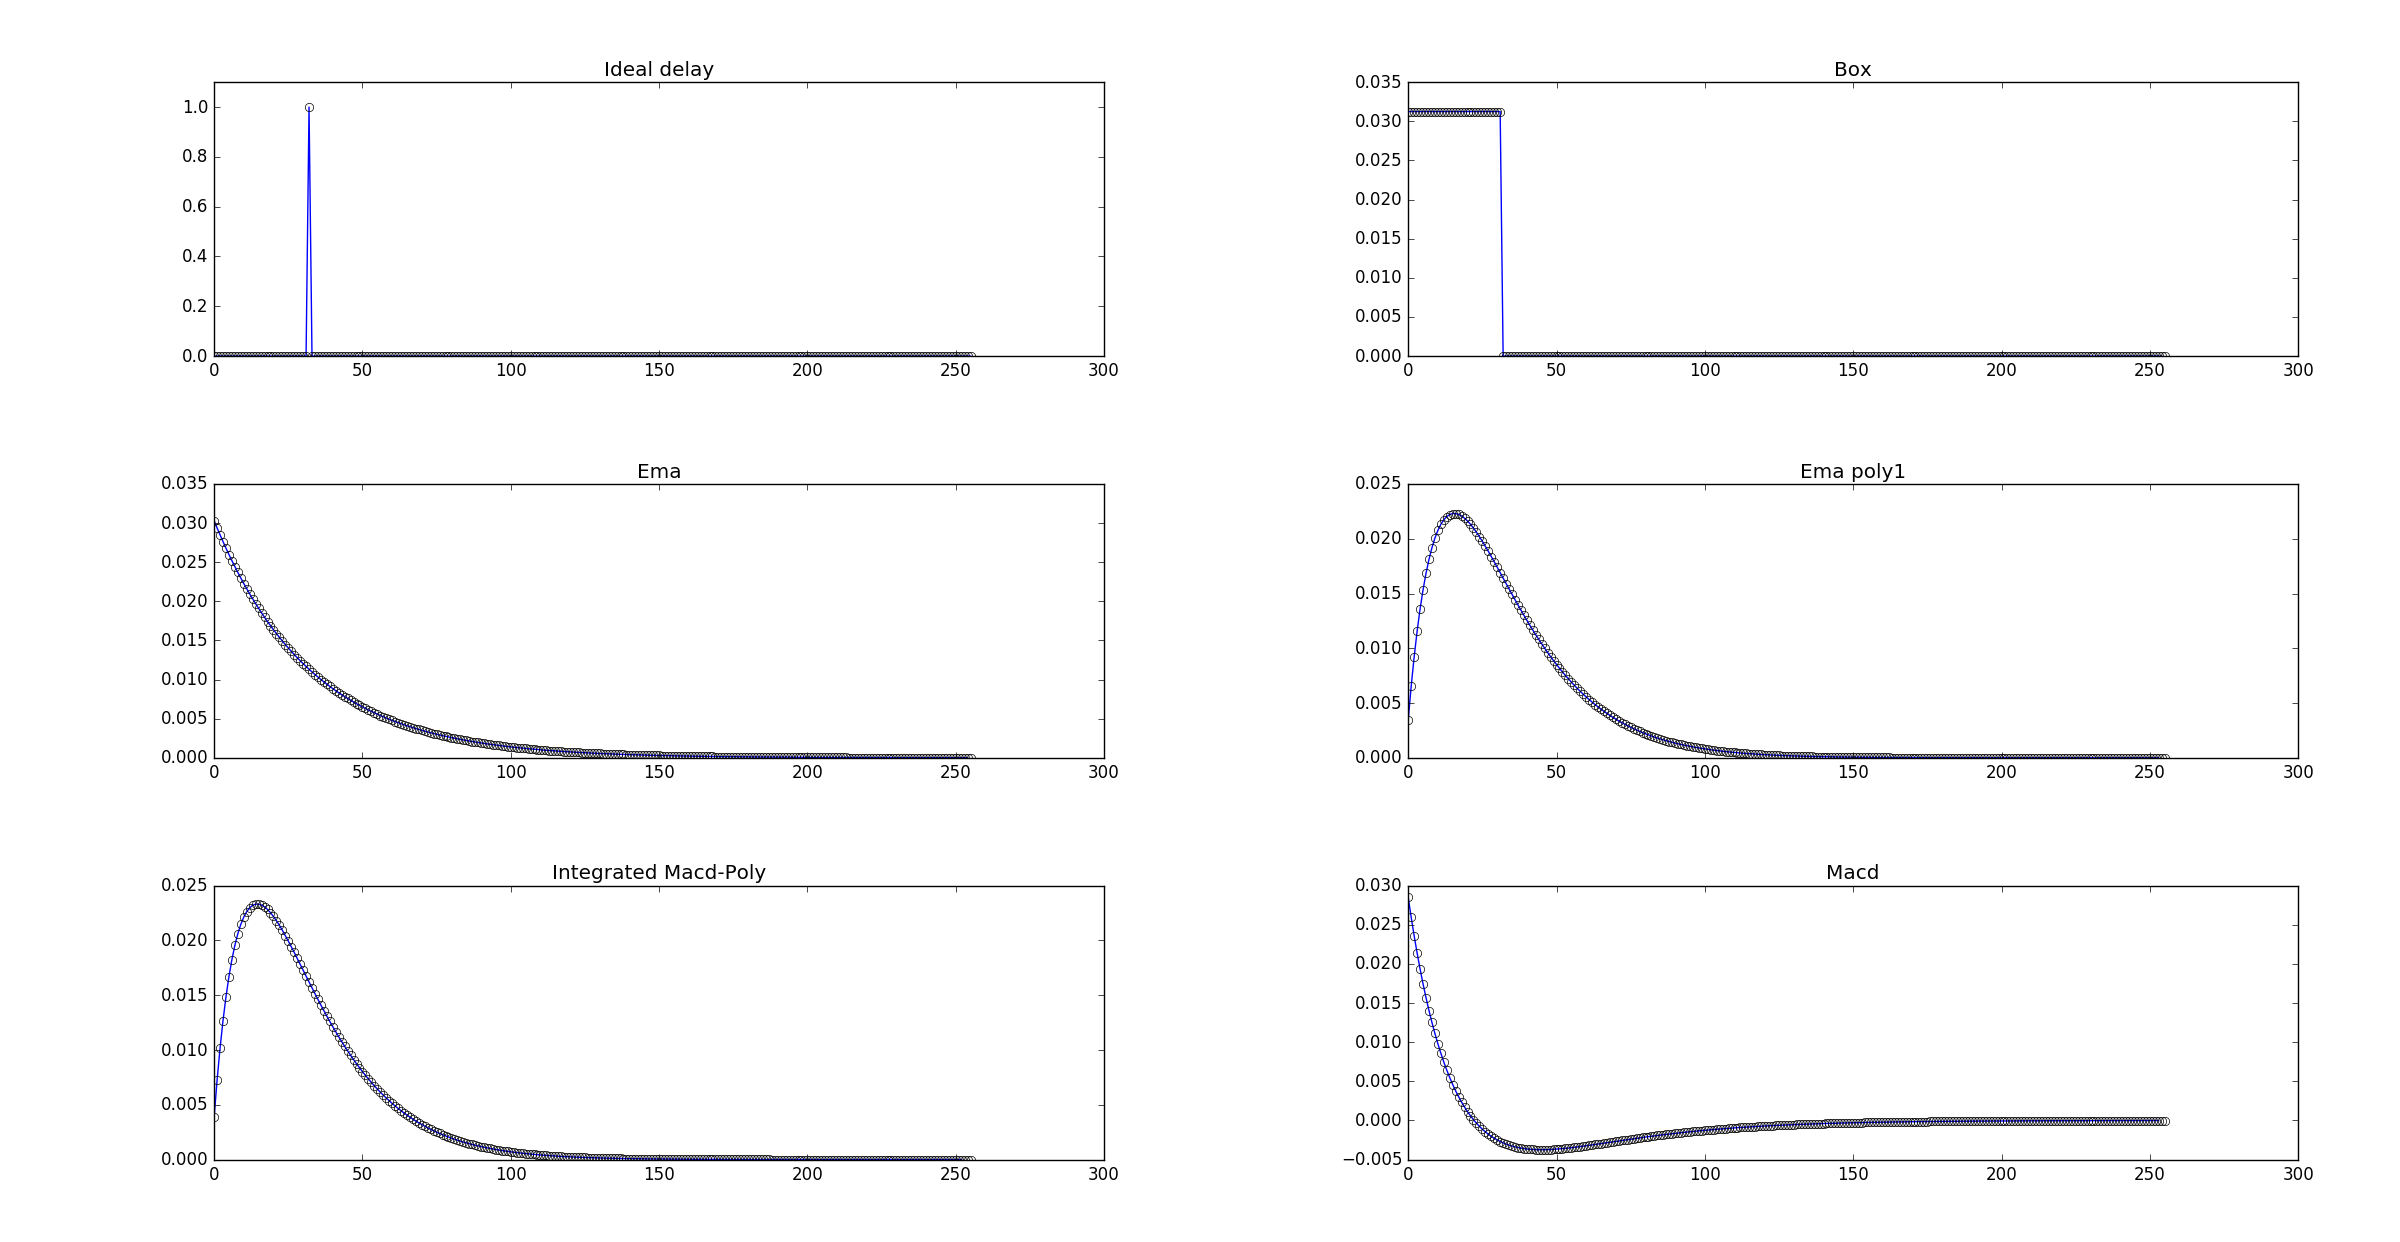

Python code for this plot:
#!/usr/bin/anaconda3/bin/python

import numpy as np
import matplotlib.pyplot as plt

from delta import delta
from step import step
from box import box
from ema import ema
from ema_poly1 import ema_poly1
from macd import macd
from int_macd_poly import int_macd_poly

from apply_macd_filter import apply_macd_filter
from apply_ema_poly1_filter import apply_ema_poly1_filter
from apply_ema_filter import apply_ema_filter
from apply_box_filter import apply_box_filter
from apply_unit_step_filter import apply_unit_step_filter
from apply_delayed_impulse_filter import apply_delayed_impulse_filter 
from apply_integrated_macd_poly_filter import apply_integrated_macd_poly_filter


f, axarr = plt.subplots(3, 2)

Nwindow = 256

# a) Delayed impulse

Ndelay = 32
lag = 0

impulse = np.zeros(Nwindow)
impulse[lag] = 1

candidate = apply_delayed_impulse_filter(impulse, Ndelay)
impulse_response_fde = candidate[lag:]
impulse_response_direct = delta(Ndelay, Nwindow)

axarr[0, 0].set_ylim(0, 1.1)
axarr[0, 0].set_title("Ideal delay")
axarr[0, 0].plot(impulse_response_fde)
axarr[0, 0].plot(impulse_response_direct, 'o', markerfacecolor='none')

# b) Box

Nbox = 32
lag = 1

impulse = np.zeros(Nwindow)
impulse[lag] = 1

candidate = apply_box_filter(impulse, Nbox)
impulse_response_fde = candidate[lag:]
impulse_response_direct = box(Nbox, Nwindow)

axarr[0, 1].set_title("Box")
axarr[0, 1].plot(impulse_response_fde)
axarr[0, 1].plot(impulse_response_direct, 'o',markerfacecolor='none')

# c) Ema

Neff = 32
lag = 1

impulse = np.zeros(Nwindow)
impulse[lag] = 1

candidate = apply_ema_filter(impulse, Neff)
impulse_response_fde = candidate[lag:]
impulse_response_direct = ema(Neff, Nwindow)

axarr[1, 0].set_title("Ema")
axarr[1, 0].plot(impulse_response_fde)
axarr[1, 0].plot(impulse_response_direct, 'o', markerfacecolor='none')

# d) Ema poly1

Neff = 32
lag = 2 

impulse = np.zeros(Nwindow)
impulse[lag] = 1

candidate = apply_ema_poly1_filter(impulse, Neff)
impulse_response_fde = candidate[lag:]
impulse_response_direct = ema_poly1(Neff, Nwindow)

axarr[1, 1].set_title("Ema poly1")
axarr[1, 1].plot(impulse_response_fde)
axarr[1, 1].plot(impulse_response_direct, 'o', markerfacecolor='none')

# e) Integrated Macd-Poly 

Neff = 32
Neff_modified = 32
lag = 3 

impulse = np.zeros(Nwindow)
impulse[lag] = 1

candidate = apply_integrated_macd_poly_filter(impulse, Neff)
impulse_response_fde = candidate[lag:]
impulse_response_direct = int_macd_poly(Neff_modified, Nwindow)

axarr[2, 0].set_title("Integrated Macd-Poly")
axarr[2, 0].plot(impulse_response_fde)
axarr[2, 0].plot(impulse_response_direct, 'o', markerfacecolor='none')

# f) Macd

Neff_pos = 16
Neff_neg = 32
lag = 2 

impulse = np.zeros(Nwindow)
impulse[lag] = 1

candidate = apply_macd_filter(impulse, Neff_pos, Neff_neg)
impulse_response_fde = candidate[lag:]
impulse_response_direct = macd(Neff_pos, Neff_neg, Nwindow)

axarr[2, 1].set_title("Macd")
axarr[2, 1].plot(impulse_response_fde)
axarr[2, 1].plot(impulse_response_direct, 'o', markerfacecolor='none')


plt.tight_layout()
plt.show()
